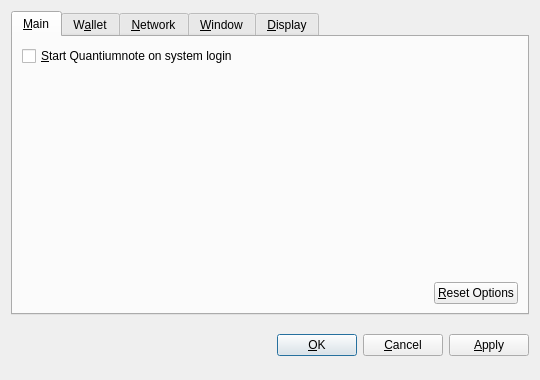
<?xml version="1.0" encoding="UTF-8"?>
<ui version="4.0">
 <class>OptionsDialog</class>
 <widget class="QDialog" name="OptionsDialog">
  <property name="geometry">
   <rect>
    <x>0</x>
    <y>0</y>
    <width>540</width>
    <height>380</height>
   </rect>
  </property>
  <property name="windowTitle">
   <string>Options</string>
  </property>
  <property name="modal">
   <bool>true</bool>
  </property>
  <layout class="QVBoxLayout" name="verticalLayout">
   <item>
    <widget class="QTabWidget" name="tabWidget">
     <property name="tabPosition">
      <enum>QTabWidget::North</enum>
     </property>
     <property name="currentIndex">
      <number>0</number>
     </property>
     <widget class="QWidget" name="tabMain">
      <attribute name="title">
       <string>&amp;Main</string>
      </attribute>
      <layout class="QVBoxLayout" name="verticalLayout_Main">
       <item>
        <widget class="QCheckBox" name="bitcoinAtStartup">
         <property name="toolTip">
          <string>Automatically start Quantiumnote after logging in to the system.</string>
         </property>
         <property name="text">
          <string>&amp;Start Quantiumnote on system login</string>
         </property>
        </widget>
       </item>
       <item>
        <spacer name="verticalSpacer_Main">
         <property name="orientation">
          <enum>Qt::Vertical</enum>
         </property>
         <property name="sizeHint" stdset="0">
          <size>
           <width>20</width>
           <height>40</height>
          </size>
         </property>
        </spacer>
       </item>
       <item>
        <layout class="QHBoxLayout" name="horizontalLayout_2_Main">
         <item>
          <spacer name="horizontalSpacer_2_Main">
           <property name="orientation">
            <enum>Qt::Horizontal</enum>
           </property>
           <property name="sizeHint" stdset="0">
            <size>
             <width>40</width>
             <height>20</height>
            </size>
           </property>
          </spacer>
         </item>
         <item>
          <widget class="QPushButton" name="resetButton">
           <property name="toolTip">
            <string>Reset all client options to default.</string>
           </property>
           <property name="text">
            <string>&amp;Reset Options</string>
           </property>
           <property name="autoDefault">
            <bool>false</bool>
           </property>
          </widget>
         </item>
        </layout>
       </item>
      </layout>
     </widget>
     <widget class="QWidget" name="tabWallet">
      <attribute name="title">
       <string>W&amp;allet</string>
      </attribute>
      <layout class="QVBoxLayout" name="verticalLayout_Network">
       <item>
        <widget class="QLabel" name="transactionFeeInfoLabel">
         <property name="text">
          <string>Optional transaction fee per kB that helps make sure your transactions are processed quickly. Most transactions are 1 kB.</string>
         </property>
         <property name="textFormat">
          <enum>Qt::PlainText</enum>
         </property>
         <property name="wordWrap">
          <bool>true</bool>
         </property>
        </widget>
       </item>
       <item>
        <layout class="QHBoxLayout" name="horizontalLayout_1_Main">
         <item>
          <widget class="QLabel" name="transactionFeeLabel">
           <property name="text">
            <string>Pay transaction &amp;fee</string>
           </property>
           <property name="textFormat">
            <enum>Qt::PlainText</enum>
           </property>
           <property name="buddy">
            <cstring>transactionFee</cstring>
           </property>
          </widget>
         </item>
         <item>
          <widget class="BitcoinAmountField" name="transactionFee"/>
         </item>
         <item>
          <spacer name="horizontalSpacer_1_Main">
           <property name="orientation">
            <enum>Qt::Horizontal</enum>
           </property>
           <property name="sizeHint" stdset="0">
            <size>
             <width>40</width>
             <height>20</height>
            </size>
           </property>
          </spacer>
         </item>
        </layout>
       </item>
       <item>
        <widget class="QLabel" name="label">
         <property name="text">
          <string>If you disable the spending of unconfirmed change, the change from a transaction cannot be used until that transaction has at least one confirmation. This also affects how your balance is computed.</string>
         </property>
         <property name="wordWrap">
          <bool>true</bool>
         </property>
        </widget>
       </item>
       <item>
        <widget class="QCheckBox" name="spendZeroConfChange">
         <property name="text">
          <string>Spend unconfirmed change  (experts only)</string>
         </property>
        </widget>
       </item>
       <item>
        <spacer name="verticalSpacer">
         <property name="orientation">
          <enum>Qt::Vertical</enum>
         </property>
         <property name="sizeHint" stdset="0">
          <size>
           <width>20</width>
           <height>40</height>
          </size>
         </property>
        </spacer>
       </item>
      </layout>
     </widget>
     <widget class="QWidget" name="tabNetwork">
      <attribute name="title">
       <string>&amp;Network</string>
      </attribute>
      <layout class="QVBoxLayout" name="verticalLayout_Network">
       <item>
        <widget class="QCheckBox" name="mapPortUpnp">
         <property name="toolTip">
          <string>Automatically open the Quantiumnote client port on the router. This only works when your router supports UPnP and it is enabled.</string>
         </property>
         <property name="text">
          <string>Map port using &amp;UPnP</string>
         </property>
        </widget>
       </item>
       <item>
        <widget class="QCheckBox" name="connectSocks">
         <property name="toolTip">
          <string>Connect to the Quantiumnote network through a SOCKS proxy (e.g. when connecting through Tor).</string>
         </property>
         <property name="text">
          <string>&amp;Connect through SOCKS proxy:</string>
         </property>
        </widget>
       </item>
       <item>
        <layout class="QHBoxLayout" name="horizontalLayout_Network">
         <item>
          <widget class="QLabel" name="proxyIpLabel">
           <property name="text">
            <string>Proxy &amp;IP:</string>
           </property>
           <property name="textFormat">
            <enum>Qt::PlainText</enum>
           </property>
           <property name="buddy">
            <cstring>proxyIp</cstring>
           </property>
          </widget>
         </item>
         <item>
          <widget class="QValidatedLineEdit" name="proxyIp">
           <property name="maximumSize">
            <size>
             <width>140</width>
             <height>16777215</height>
            </size>
           </property>
           <property name="toolTip">
            <string>IP address of the proxy (e.g. 127.0.0.1)</string>
           </property>
          </widget>
         </item>
         <item>
          <widget class="QLabel" name="proxyPortLabel">
           <property name="text">
            <string>&amp;Port:</string>
           </property>
           <property name="textFormat">
            <enum>Qt::PlainText</enum>
           </property>
           <property name="buddy">
            <cstring>proxyPort</cstring>
           </property>
          </widget>
         </item>
         <item>
          <widget class="QLineEdit" name="proxyPort">
           <property name="maximumSize">
            <size>
             <width>55</width>
             <height>16777215</height>
            </size>
           </property>
           <property name="toolTip">
            <string>Port of the proxy (e.g. 9050)</string>
           </property>
          </widget>
         </item>
         <item>
          <widget class="QLabel" name="socksVersionLabel">
           <property name="text">
            <string>SOCKS &amp;Version:</string>
           </property>
           <property name="textFormat">
            <enum>Qt::PlainText</enum>
           </property>
           <property name="buddy">
            <cstring>socksVersion</cstring>
           </property>
          </widget>
         </item>
         <item>
          <widget class="QValueComboBox" name="socksVersion">
           <property name="toolTip">
            <string>SOCKS version of the proxy (e.g. 5)</string>
           </property>
          </widget>
         </item>
         <item>
          <spacer name="horizontalSpacer_Network">
           <property name="orientation">
            <enum>Qt::Horizontal</enum>
           </property>
           <property name="sizeHint" stdset="0">
            <size>
             <width>40</width>
             <height>20</height>
            </size>
           </property>
          </spacer>
         </item>
        </layout>
       </item>
       <item>
        <spacer name="verticalSpacer_Network">
         <property name="orientation">
          <enum>Qt::Vertical</enum>
         </property>
         <property name="sizeHint" stdset="0">
          <size>
           <width>20</width>
           <height>40</height>
          </size>
         </property>
        </spacer>
       </item>
      </layout>
     </widget>
     <widget class="QWidget" name="tabWindow">
      <attribute name="title">
       <string>&amp;Window</string>
      </attribute>
      <layout class="QVBoxLayout" name="verticalLayout_Window">
       <item>
        <widget class="QCheckBox" name="minimizeToTray">
         <property name="toolTip">
          <string>Show only a tray icon after minimizing the window.</string>
         </property>
         <property name="text">
          <string>&amp;Minimize to the tray instead of the taskbar</string>
         </property>
        </widget>
       </item>
       <item>
        <widget class="QCheckBox" name="minimizeOnClose">
         <property name="toolTip">
          <string>Minimize instead of exit the application when the window is closed. When this option is enabled, the application will be closed only after selecting Quit in the menu.</string>
         </property>
         <property name="text">
          <string>M&amp;inimize on close</string>
         </property>
        </widget>
       </item>
       <item>
        <spacer name="verticalSpacer_Window">
         <property name="orientation">
          <enum>Qt::Vertical</enum>
         </property>
         <property name="sizeHint" stdset="0">
          <size>
           <width>20</width>
           <height>40</height>
          </size>
         </property>
        </spacer>
       </item>
      </layout>
     </widget>
     <widget class="QWidget" name="tabDisplay">
      <attribute name="title">
       <string>&amp;Display</string>
      </attribute>
      <layout class="QVBoxLayout" name="verticalLayout_Display">
       <item>
        <layout class="QHBoxLayout" name="horizontalLayout_1_Display">
         <item>
          <widget class="QLabel" name="langLabel">
           <property name="text">
            <string>User Interface &amp;language:</string>
           </property>
           <property name="textFormat">
            <enum>Qt::PlainText</enum>
           </property>
           <property name="buddy">
            <cstring>lang</cstring>
           </property>
          </widget>
         </item>
         <item>
          <widget class="QValueComboBox" name="lang">
           <property name="toolTip">
            <string>The user interface language can be set here. This setting will take effect after restarting Quantiumnote.</string>
           </property>
          </widget>
         </item>
        </layout>
       </item>
       <item>
        <layout class="QHBoxLayout" name="horizontalLayout_2_Display">
         <item>
          <widget class="QLabel" name="unitLabel">
           <property name="text">
            <string>&amp;Unit to show amounts in:</string>
           </property>
           <property name="textFormat">
            <enum>Qt::PlainText</enum>
           </property>
           <property name="buddy">
            <cstring>unit</cstring>
           </property>
          </widget>
         </item>
         <item>
          <widget class="QValueComboBox" name="unit">
           <property name="toolTip">
            <string>Choose the default subdivision unit to show in the interface and when sending coins.</string>
           </property>
          </widget>
         </item>
        </layout>
       </item>
       <item>
        <widget class="QCheckBox" name="displayAddresses">
         <property name="toolTip">
          <string>Whether to show Quantiumnote addresses in the transaction list or not.</string>
         </property>
         <property name="text">
          <string>&amp;Display addresses in transaction list</string>
         </property>
        </widget>
       </item>
       <item>
        <widget class="QCheckBox" name="coinControlFeatures">
         <property name="toolTip">
          <string>Whether to show coin control features or not.</string>
         </property>
         <property name="text">
          <string>Display coin &amp;control features (experts only!)</string>
         </property>
        </widget>
       </item>
       <item>
        <spacer name="verticalSpacer_Display">
         <property name="orientation">
          <enum>Qt::Vertical</enum>
         </property>
         <property name="sizeHint" stdset="0">
          <size>
           <width>20</width>
           <height>40</height>
          </size>
         </property>
        </spacer>
       </item>
      </layout>
     </widget>
    </widget>
   </item>
   <item>
    <layout class="QHBoxLayout" name="horizontalLayout_Buttons">
     <item>
      <spacer name="horizontalSpacer_1">
       <property name="orientation">
        <enum>Qt::Horizontal</enum>
       </property>
       <property name="sizeHint" stdset="0">
        <size>
         <width>40</width>
         <height>48</height>
        </size>
       </property>
      </spacer>
     </item>
     <item>
      <widget class="QLabel" name="statusLabel">
       <property name="font">
        <font>
         <weight>75</weight>
         <bold>true</bold>
        </font>
       </property>
       <property name="text">
        <string/>
       </property>
       <property name="textFormat">
        <enum>Qt::PlainText</enum>
       </property>
       <property name="wordWrap">
        <bool>true</bool>
       </property>
      </widget>
     </item>
     <item>
      <spacer name="horizontalSpacer_2">
       <property name="orientation">
        <enum>Qt::Horizontal</enum>
       </property>
       <property name="sizeHint" stdset="0">
        <size>
         <width>40</width>
         <height>48</height>
        </size>
       </property>
      </spacer>
     </item>
     <item>
      <widget class="QPushButton" name="okButton">
       <property name="text">
        <string>&amp;OK</string>
       </property>
      </widget>
     </item>
     <item>
      <widget class="QPushButton" name="cancelButton">
       <property name="text">
        <string>&amp;Cancel</string>
       </property>
       <property name="autoDefault">
        <bool>false</bool>
       </property>
      </widget>
     </item>
     <item>
      <widget class="QPushButton" name="applyButton">
       <property name="text">
        <string>&amp;Apply</string>
       </property>
       <property name="autoDefault">
        <bool>false</bool>
       </property>
      </widget>
     </item>
    </layout>
   </item>
  </layout>
 </widget>
 <customwidgets>
  <customwidget>
   <class>BitcoinAmountField</class>
   <extends>QSpinBox</extends>
   <header>bitcoinamountfield.h</header>
  </customwidget>
  <customwidget>
   <class>QValueComboBox</class>
   <extends>QComboBox</extends>
   <header>qvaluecombobox.h</header>
  </customwidget>
  <customwidget>
   <class>QValidatedLineEdit</class>
   <extends>QLineEdit</extends>
   <header>qvalidatedlineedit.h</header>
  </customwidget>
 </customwidgets>
 <resources/>
 <connections/>
</ui>
